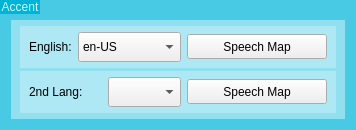
                   <widget class="QGroupBox" name="groupBox_12">
                    <property name="minimumSize">
                     <size>
                      <width>0</width>
                      <height>99</height>
                     </size>
                    </property>
                    <property name="maximumSize">
                     <size>
                      <width>16777215</width>
                      <height>160</height>
                     </size>
                    </property>
                    <property name="styleSheet">
                     <string notr="true">QGroupBox{
background-color: rgb(72, 202, 228);
border:none;
}

QGroupBox:title{
background-color: rgb(0, 180, 216);
border:none;
	color: rgb(208, 248, 255);
}</string>
                    </property>
                    <property name="title">
                     <string>Accent</string>
                    </property>
                    <layout class="QVBoxLayout" name="verticalLayout_3">
                     <property name="topMargin">
                      <number>20</number>
                     </property>
                     <item>
                      <widget class="QGroupBox" name="groupBox_11">
                       <property name="minimumSize">
                        <size>
                         <width>0</width>
                         <height>31</height>
                        </size>
                       </property>
                       <property name="styleSheet">
                        <string notr="true">QGroupBox{
	background-color: rgb(144, 224, 239);
	border:none;
}
</string>
                       </property>
                       <property name="title">
                        <string/>
                       </property>
                       <layout class="QGridLayout" name="gridLayout_30">
                        <property name="topMargin">
                         <number>6</number>
                        </property>
                        <property name="bottomMargin">
                         <number>6</number>
                        </property>
                        <property name="verticalSpacing">
                         <number>3</number>
                        </property>
                        <item row="1" column="0">
                         <widget class="QGroupBox" name="groupBox_31">
                          <property name="styleSheet">
                           <string notr="true">QGroupBox{
	background-color: rgb(173, 232, 244);
	border:none;
}</string>
                          </property>
                          <property name="title">
                           <string/>
                          </property>
                          <layout class="QHBoxLayout" name="horizontalLayout_18">
                           <property name="topMargin">
                            <number>6</number>
                           </property>
                           <property name="bottomMargin">
                            <number>6</number>
                           </property>
                           <item>
                            <widget class="QLabel" name="SecondLangLabel">
                             <property name="minimumSize">
                              <size>
                               <width>0</width>
                               <height>26</height>
                              </size>
                             </property>
                             <property name="maximumSize">
                              <size>
                               <width>80</width>
                               <height>26</height>
                              </size>
                             </property>
                             <property name="text">
                              <string>2nd Lang:</string>
                             </property>
                            </widget>
                           </item>
                           <item>
                            <widget class="QComboBox" name="AccentComboBox">
                             <property name="minimumSize">
                              <size>
                               <width>0</width>
                               <height>30</height>
                              </size>
                             </property>
                            </widget>
                           </item>
                           <item>
                            <widget class="QPushButton" name="speechMapBanBtn">
                             <property name="minimumSize">
                              <size>
                               <width>140</width>
                               <height>25</height>
                              </size>
                             </property>
                             <property name="maximumSize">
                              <size>
                               <width>100</width>
                               <height>16777215</height>
                              </size>
                             </property>
                             <property name="styleSheet">
                              <string notr="true"/>
                             </property>
                             <property name="text">
                              <string>Speech Map</string>
                             </property>
                            </widget>
                           </item>
                          </layout>
                         </widget>
                        </item>
                        <item row="0" column="0">
                         <widget class="QGroupBox" name="groupBox_30">
                          <property name="styleSheet">
                           <string notr="true">QGroupBox{
	background-color: rgb(173, 232, 244);
	border:none;
}</string>
                          </property>
                          <property name="title">
                           <string/>
                          </property>
                          <layout class="QHBoxLayout" name="horizontalLayout_9">
                           <property name="topMargin">
                            <number>6</number>
                           </property>
                           <property name="bottomMargin">
                            <number>6</number>
                           </property>
                           <item>
                            <widget class="QLabel" name="label_35">
                             <property name="minimumSize">
                              <size>
                               <width>40</width>
                               <height>26</height>
                              </size>
                             </property>
                             <property name="maximumSize">
                              <size>
                               <width>80</width>
                               <height>26</height>
                              </size>
                             </property>
                             <property name="text">
                              <string>English:</string>
                             </property>
                            </widget>
                           </item>
                           <item>
                            <widget class="QComboBox" name="EnglishAccentComboBox">
                             <property name="minimumSize">
                              <size>
                               <width>103</width>
                               <height>30</height>
                              </size>
                             </property>
                             <item>
                              <property name="text">
                               <string>en-US</string>
                              </property>
                             </item>
                             <item>
                              <property name="text">
                               <string>en-GB</string>
                              </property>
                             </item>
                             <item>
                              <property name="text">
                               <string>en-ID</string>
                              </property>
                             </item>
                            </widget>
                           </item>
                           <item>
                            <widget class="QPushButton" name="speechMapEngBtn">
                             <property name="minimumSize">
                              <size>
                               <width>140</width>
                               <height>25</height>
                              </size>
                             </property>
                             <property name="maximumSize">
                              <size>
                               <width>100</width>
                               <height>16777215</height>
                              </size>
                             </property>
                             <property name="styleSheet">
                              <string notr="true"/>
                             </property>
                             <property name="text">
                              <string>Speech Map</string>
                             </property>
                            </widget>
                           </item>
                          </layout>
                         </widget>
                        </item>
                       </layout>
                      </widget>
                     </item>
                    </layout>
                   </widget>
